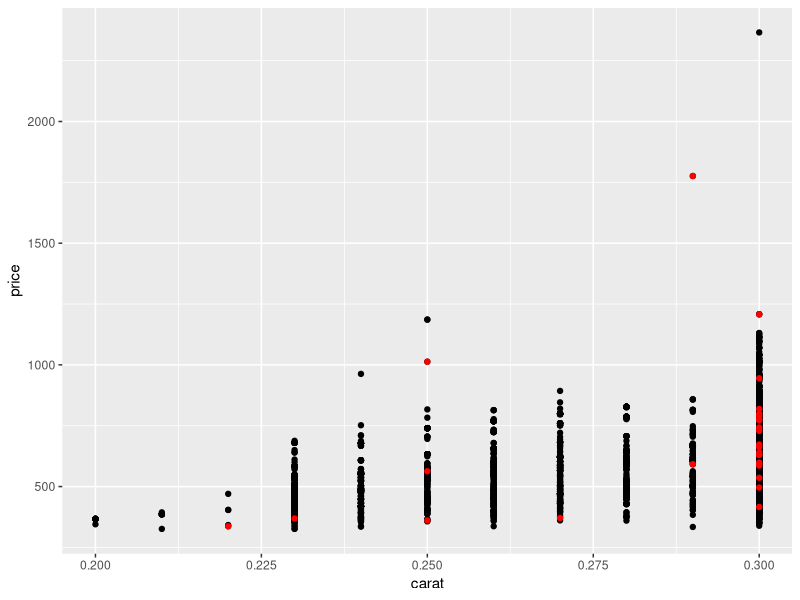

Here is the R script that generated this plot:
## ---- chunk 1
# knitr options
knitr::opts_chunk$set(echo = TRUE)
## ---- chunk 2
library(tidyverse)

## ---- chunk 3
## NOTE: Re-write this code to use the placeholder
diamonds %>% glimpse(.)
## ---- chunk 4
## TASK: Uncomment and run this code; explain
##       why it fails and fix it.
2 %>%
  {. * .}
# original was missing {} which define lamda functions in R
## ---- chunk 5
diamonds %>%
  filter(carat <= 0.3) %>%

  ggplot(aes(carat, price)) +
  geom_point() +
  geom_point(
    data = . %>% filter(cut == "Fair"),
    color = "red"
  )
